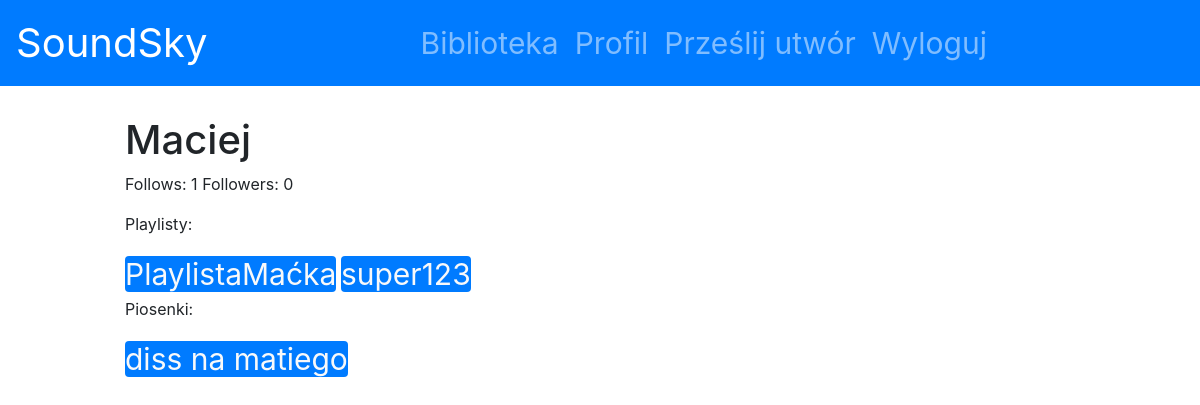
Page /Profile (signed in) on the committed database.
### SoundSky/models.py (models this page shows, shortened)
class Playlist(models.Model):
    id = models.AutoField(primary_key=True)
    name = models.CharField(max_length=100)
    user = models.ForeignKey(User, on_delete=models.CASCADE)
    songs = models.ManyToManyField(Song)
    def get_absolute_url(self):
        return reverse("Playlist", kwargs={"playlist_id": self.id})
    class Meta:
        verbose_name_plural = "Playlists"

class Song(models.Model):
    id = models.AutoField(primary_key=True)
    name = models.CharField(max_length=100)
    user = models.ForeignKey(User, on_delete=models.CASCADE)
    url = models.URLField()
    def get_absolute_url(self):
        return reverse("Song", kwargs={"song_id": self.id})
    class Meta:
        verbose_name_plural = "Songs"

### SoundSky/views.py (the view)
# urls.py: path('Profile', Profile, name = "Profile"),
@login_required
def Profile(request):
    user = request.user
    follows = Follows.objects.get(user_that_follows=request.user)
    followers = Followers.objects.get(user_being_followed=user)
    follower_count = followers.followers.count()
    songs = Song.objects.filter(user=user)
    playlists = Playlist.objects.filter(user=user)
    following_count = follows.users_being_followed.count()
    ctx = {
        'User': user,
        'Followers': follower_count,
        'Following': following_count,
        'Playlists': playlists,
        'Songs': songs
    }
    return render(request, 'SoundSky/user_page.html', ctx)

### SoundSky/templates/SoundSky/user_page.html (shortened to what this page needs)
{% extends "SoundSky/main_page.html" %}
{% block content %}
    <div class="container">
        <div class="row">
            <div class="col-md-20 offset-md-1">
                <h1>{{ User.username }}</h1>
                <p class="bigger-font">Follows: {{ Following }} Followers: {{ Followers }}</p>
                <p class="bigger-font">Playlisty:</p>
                {% for pl in Playlists %}
                    <a class="inside bg-primary rounded text-light bigger-font" href="{{pl.get_absolute_url}}">{{pl.name}}</a>
                {% endfor %}
                <p class="bigger-font">Piosenki:</p>
                {% for i in Songs %}
                    <a class="inside bg-primary rounded text-light bigger-font" href="{{i.get_absolute_url}}">{{ i.name }}</a>
                {% endfor %}
            </div>
        </div>
    </div>
{% endblock %}

### SoundSky/templates/SoundSky/main_page.html (style rules this page uses)
a { font-size: 30px; }

### rows in the picture
Playlist: name "PlaylistaMaćka"
Playlist: name "super123"
Song: name "diss na matiego"

### other values in the picture
{{ User.username }} "Maciej"
{{ Following }} "1"
{{ Followers }} "0"
